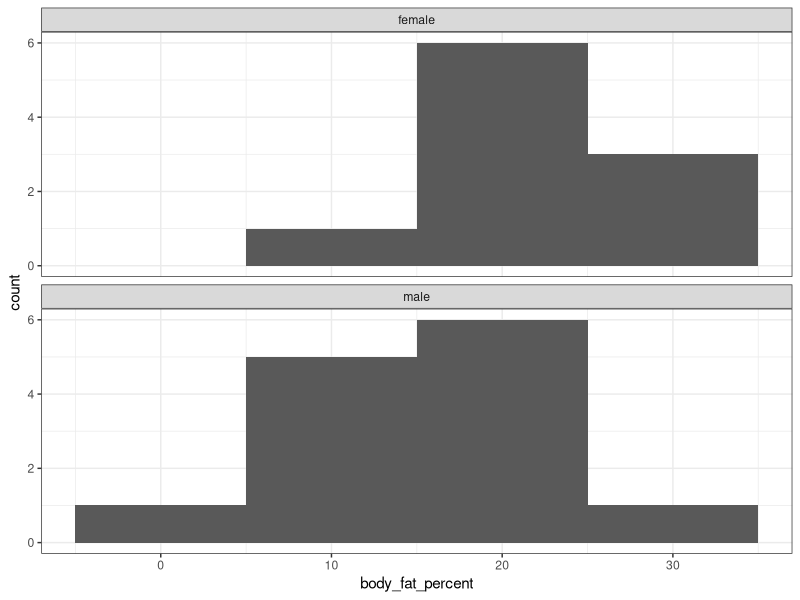

This figure's R source:
## ---- chunk 1
rm(list=ls())
library(tidyverse)
library(here)
## ---- chunk 2
body.fat <- read.csv(here("Data", "body_fat_percentage.csv"))
## ---- chunk 3
body.fat$gender <- as.factor(body.fat$gender)
glimpse(body.fat)
## ---- chunk 4
ggplot(body.fat, aes(x = body_fat_percent))+
  geom_histogram(binwidth=10)+
  facet_wrap(~ gender, ncol=1)+
  theme_bw()
## ---- chunk 5
mean.body.fat <- body.fat |>
  group_by(gender) |>
  summarise(mean.body.fat = mean(body_fat_percent, na.rm = T), stdev.body.fat = sd(body_fat_percent, na.rm =T))
## ---- chunk 6
t.test(body_fat_percent ~ gender, data = body.fat)
